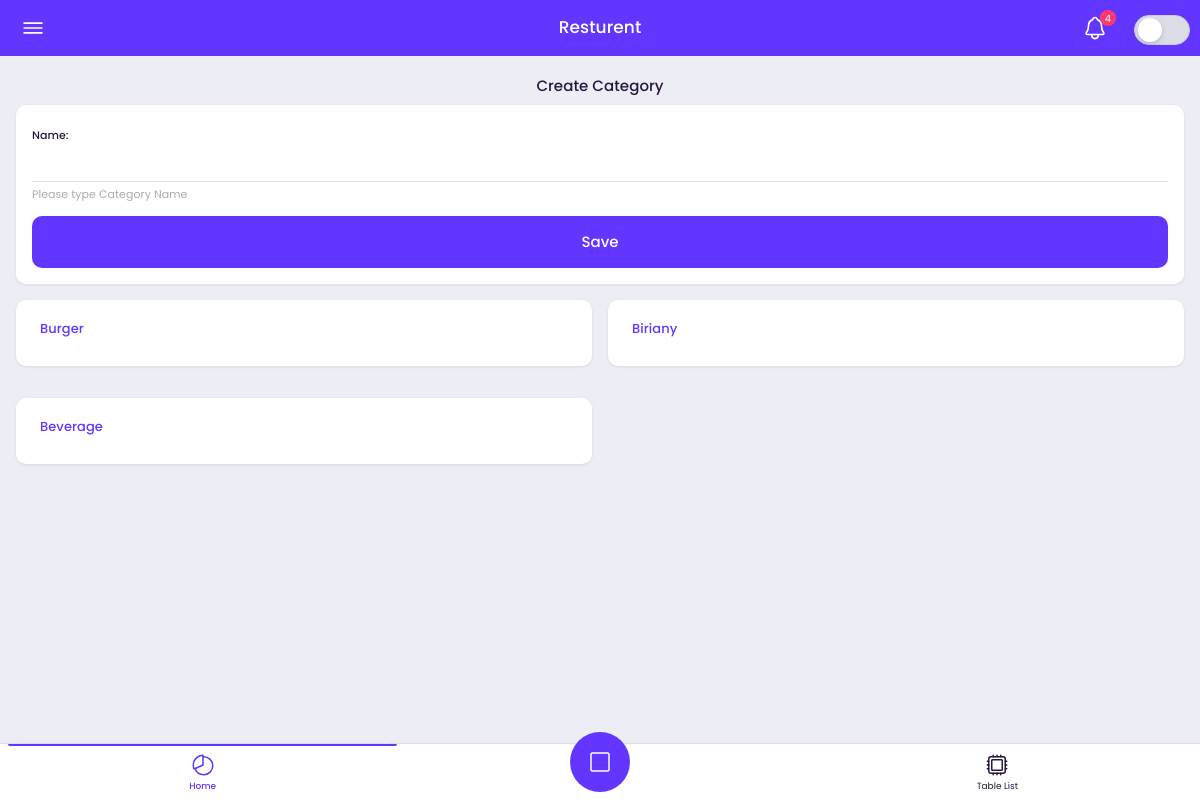
Page /category_create on the committed database.
### Restaurant/models.py (models this page shows, shortened)
class Category(models.Model):
    name = models.CharField(max_length=100)

### Restaurant/views.py (the view)
# urls.py: path('category_create',views.category_create,name='category_create'),
def category_create(request):
    categories = Category.objects.all()
    if request.method == 'POST':
        form = CategoryForm(request.POST)
        if form.is_valid():
            form.save()
            return redirect('category_create')
    else:
        form = CategoryForm()
    return render(request, 'category_form.html', {'form': form,'categories': categories})

### Restaurant/forms.py
class CategoryForm(forms.ModelForm):
    class Meta:
        model = Category
        fields = ['name',]
    def __init__(self, *args, **kwargs):
        super(CategoryForm, self).__init__(*args, **kwargs)
        for field_name, field in self.fields.items():
            field.widget.attrs.update({
                'class': 'form-control ',
                'id': f"{field_name}",
            })
        if field_name == 'name':
            field.help_text = 'Please type Category Name'

### templates/category_form.html (shortened to what this page needs)
{% extends 'partials/base.html' %}
{% block content %}
<br>
<br>
<div class="section mt-2">
    <div class="section-title text-center">Create Category </div>
        <div class="card">
        <div class="card-body">
<form method="post">
    {% for field in form %}
    <div class="form-group basic">
        <div class="input-wrapper">
            <label class="label" for="{{ field.id_for_label }}">{{ field.label_tag }}</label>
            {{ field }}
        </div>
        <div class="input-info">{{ field.help_text }}</div>
    </div>
    {% endfor %}
<button class="btn btn-primary btn-block btn-lg" type="submit">Save</button>
</form>
</div>
</div>
</div>
<div class="section">
    <div class="row mt-2">
    {% for category in categories %}
        <div class="col-6 pb-4">
            <a href="{% url 'category_detail' category.pk %}">
            <div class="stat-box">
                <div class="title text-primary">{{ category.name }}</div>
            </div>
        </a>
        </div>
    {% endfor %}
</div>
</div>
{%endblock%}

### rows in the picture
Category: name "Burger"
Category: name "Biriany"
Category: name "Beverage"

### other values in the picture
{{ field.label_tag }} "Name:"
{{ field.help_text }} "Please type Category Name"
